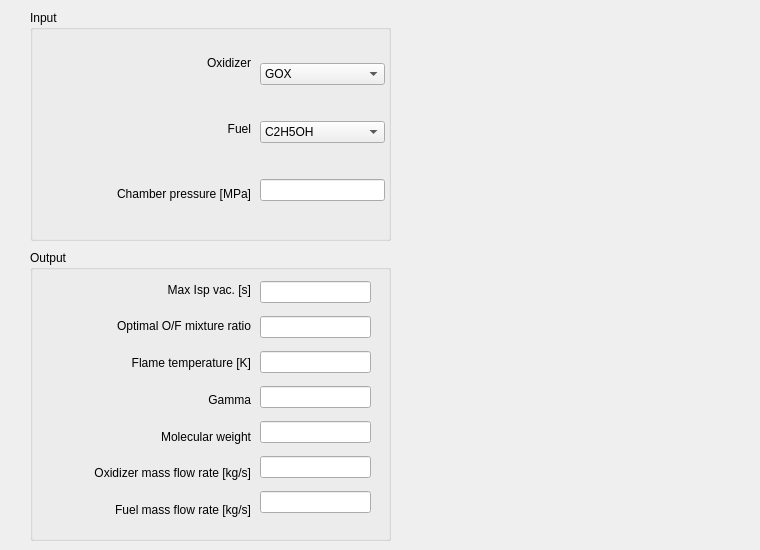
    <widget class="QWidget" name="thermoTab">
     <attribute name="title">
      <string>Thermochemical</string>
     </attribute>
     <widget class="MplWidget" name="plotWidget" native="true">
      <property name="geometry">
       <rect>
        <x>410</x>
        <y>70</y>
        <width>341</width>
        <height>261</height>
       </rect>
      </property>
     </widget>
     <widget class="QGroupBox" name="groupBox_5">
      <property name="geometry">
       <rect>
        <x>30</x>
        <y>10</y>
        <width>361</width>
        <height>231</height>
       </rect>
      </property>
      <property name="title">
       <string>Input</string>
      </property>
      <widget class="QWidget" name="verticalLayoutWidget_7">
       <property name="geometry">
        <rect>
         <x>50</x>
         <y>23</y>
         <width>171</width>
         <height>191</height>
        </rect>
       </property>
       <layout class="QVBoxLayout" name="verticalLayout_7">
        <item>
         <widget class="QLabel" name="label_6">
          <property name="text">
           <string>Oxidizer</string>
          </property>
          <property name="alignment">
           <set>Qt::AlignRight|Qt::AlignTrailing|Qt::AlignVCenter</set>
          </property>
         </widget>
        </item>
        <item>
         <widget class="QLabel" name="label">
          <property name="text">
           <string>Fuel</string>
          </property>
          <property name="alignment">
           <set>Qt::AlignRight|Qt::AlignTrailing|Qt::AlignVCenter</set>
          </property>
         </widget>
        </item>
        <item>
         <widget class="QLabel" name="label_8">
          <property name="text">
           <string>Chamber pressure [MPa]</string>
          </property>
          <property name="alignment">
           <set>Qt::AlignRight|Qt::AlignTrailing|Qt::AlignVCenter</set>
          </property>
         </widget>
        </item>
       </layout>
      </widget>
      <widget class="QWidget" name="verticalLayoutWidget_8">
       <property name="geometry">
        <rect>
         <x>230</x>
         <y>23</y>
         <width>125</width>
         <height>201</height>
        </rect>
       </property>
       <layout class="QVBoxLayout" name="verticalLayout_8">
        <item>
         <widget class="QComboBox" name="cbox_ox">
          <item>
           <property name="text">
            <string>GOX</string>
           </property>
          </item>
          <item>
           <property name="text">
            <string>LOX</string>
           </property>
          </item>
          <item>
           <property name="text">
            <string>AIR</string>
           </property>
          </item>
         </widget>
        </item>
        <item>
         <widget class="QComboBox" name="cbox_fuel">
          <item>
           <property name="text">
            <string>C2H5OH</string>
           </property>
          </item>
          <item>
           <property name="text">
            <string>C2H2</string>
           </property>
          </item>
          <item>
           <property name="text">
            <string>C3H8</string>
           </property>
          </item>
          <item>
           <property name="text">
            <string>CH4</string>
           </property>
          </item>
          <item>
           <property name="text">
            <string>Gasoline</string>
           </property>
          </item>
          <item>
           <property name="text">
            <string>Isopropanol</string>
           </property>
          </item>
          <item>
           <property name="text">
            <string>Kerosene</string>
           </property>
          </item>
          <item>
           <property name="text">
            <string>LH2</string>
           </property>
          </item>
          <item>
           <property name="text">
            <string>RP1</string>
           </property>
          </item>
         </widget>
        </item>
        <item>
         <widget class="QLineEdit" name="le_pc"/>
        </item>
       </layout>
      </widget>
      <widget class="QWidget" name="verticalLayoutWidget_9">
       <property name="geometry">
        <rect>
         <x>320</x>
         <y>290</y>
         <width>120</width>
         <height>191</height>
        </rect>
       </property>
       <layout class="QVBoxLayout" name="verticalLayout_11"/>
      </widget>
      <widget class="QWidget" name="verticalLayoutWidget_10">
       <property name="geometry">
        <rect>
         <x>470</x>
         <y>290</y>
         <width>90</width>
         <height>191</height>
        </rect>
       </property>
       <layout class="QVBoxLayout" name="verticalLayout_12"/>
      </widget>
     </widget>
     <widget class="QGroupBox" name="groupBox_7">
      <property name="geometry">
       <rect>
        <x>30</x>
        <y>250</y>
        <width>361</width>
        <height>291</height>
       </rect>
      </property>
      <property name="title">
       <string>Output</string>
      </property>
      <widget class="QWidget" name="verticalLayoutWidget_11">
       <property name="geometry">
        <rect>
         <x>30</x>
         <y>24</y>
         <width>191</width>
         <height>251</height>
        </rect>
       </property>
       <layout class="QVBoxLayout" name="verticalLayout_13">
        <item>
         <widget class="QLabel" name="label_17">
          <property name="text">
           <string>Max Isp vac. [s]</string>
          </property>
          <property name="alignment">
           <set>Qt::AlignRight|Qt::AlignTrailing|Qt::AlignVCenter</set>
          </property>
          <property name="wordWrap">
           <bool>true</bool>
          </property>
         </widget>
        </item>
        <item>
         <widget class="QLabel" name="label_13">
          <property name="text">
           <string>Optimal O/F mixture ratio</string>
          </property>
          <property name="alignment">
           <set>Qt::AlignRight|Qt::AlignTrailing|Qt::AlignVCenter</set>
          </property>
          <property name="wordWrap">
           <bool>true</bool>
          </property>
         </widget>
        </item>
        <item>
         <widget class="QLabel" name="label_14">
          <property name="text">
           <string>Flame temperature [K]</string>
          </property>
          <property name="alignment">
           <set>Qt::AlignRight|Qt::AlignTrailing|Qt::AlignVCenter</set>
          </property>
         </widget>
        </item>
        <item>
         <widget class="QLabel" name="label_15">
          <property name="text">
           <string>Gamma</string>
          </property>
          <property name="alignment">
           <set>Qt::AlignRight|Qt::AlignTrailing|Qt::AlignVCenter</set>
          </property>
         </widget>
        </item>
        <item>
         <widget class="QLabel" name="label_18">
          <property name="text">
           <string>Molecular weight</string>
          </property>
          <property name="alignment">
           <set>Qt::AlignRight|Qt::AlignTrailing|Qt::AlignVCenter</set>
          </property>
         </widget>
        </item>
        <item>
         <widget class="QLabel" name="label_21">
          <property name="text">
           <string>Oxidizer mass flow rate [kg/s]</string>
          </property>
          <property name="alignment">
           <set>Qt::AlignRight|Qt::AlignTrailing|Qt::AlignVCenter</set>
          </property>
          <property name="wordWrap">
           <bool>true</bool>
          </property>
         </widget>
        </item>
        <item>
         <widget class="QLabel" name="label_23">
          <property name="text">
           <string>Fuel mass flow rate [kg/s]</string>
          </property>
          <property name="alignment">
           <set>Qt::AlignRight|Qt::AlignTrailing|Qt::AlignVCenter</set>
          </property>
          <property name="wordWrap">
           <bool>true</bool>
          </property>
         </widget>
        </item>
       </layout>
      </widget>
      <widget class="QWidget" name="verticalLayoutWidget_12">
       <property name="geometry">
        <rect>
         <x>230</x>
         <y>24</y>
         <width>111</width>
         <height>251</height>
        </rect>
       </property>
       <layout class="QVBoxLayout" name="verticalLayout_14">
        <item>
         <widget class="QLineEdit" name="le_max_isp">
          <property name="alignment">
           <set>Qt::AlignLeading|Qt::AlignLeft|Qt::AlignVCenter</set>
          </property>
         </widget>
        </item>
        <item>
         <widget class="QLineEdit" name="le_opt_mr">
          <property name="alignment">
           <set>Qt::AlignLeading|Qt::AlignLeft|Qt::AlignVCenter</set>
          </property>
         </widget>
        </item>
        <item>
         <widget class="QLineEdit" name="le_aft">
          <property name="alignment">
           <set>Qt::AlignLeading|Qt::AlignLeft|Qt::AlignVCenter</set>
          </property>
         </widget>
        </item>
        <item>
         <widget class="QLineEdit" name="le_gamma">
          <property name="alignment">
           <set>Qt::AlignLeading|Qt::AlignLeft|Qt::AlignVCenter</set>
          </property>
         </widget>
        </item>
        <item>
         <widget class="QLineEdit" name="le_M">
          <property name="alignment">
           <set>Qt::AlignLeading|Qt::AlignLeft|Qt::AlignVCenter</set>
          </property>
         </widget>
        </item>
        <item>
         <widget class="QLineEdit" name="le_mdot_ox">
          <property name="alignment">
           <set>Qt::AlignLeading|Qt::AlignLeft|Qt::AlignVCenter</set>
          </property>
         </widget>
        </item>
        <item>
         <widget class="QLineEdit" name="le_mdot_fuel">
          <property name="alignment">
           <set>Qt::AlignLeading|Qt::AlignLeft|Qt::AlignVCenter</set>
          </property>
         </widget>
        </item>
       </layout>
      </widget>
     </widget>
    </widget>
